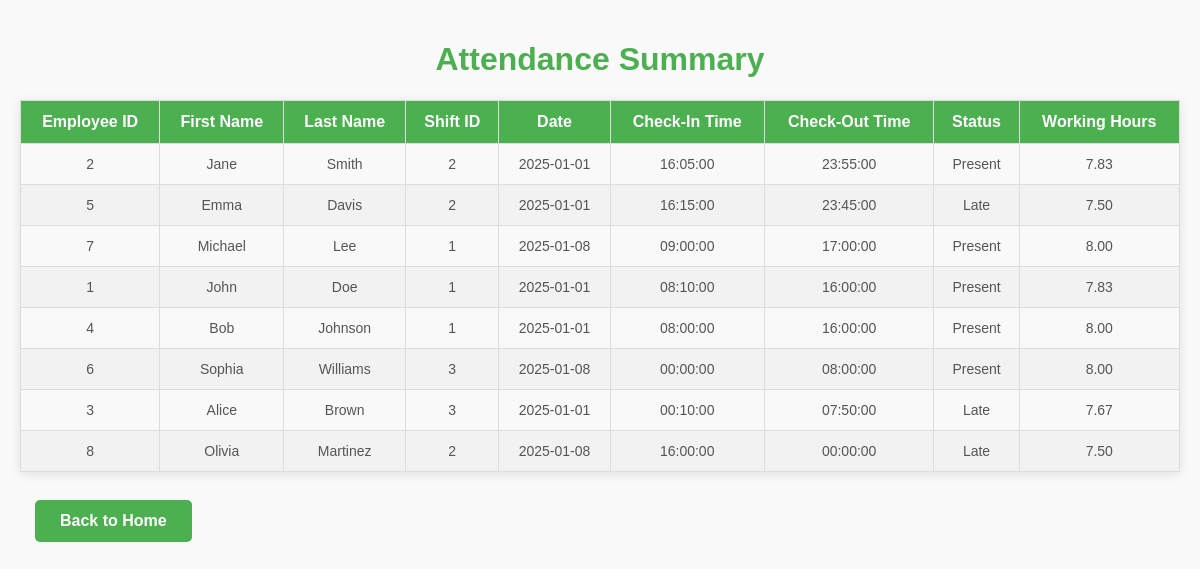
Page /attendance_summary.php on the earlier database version.
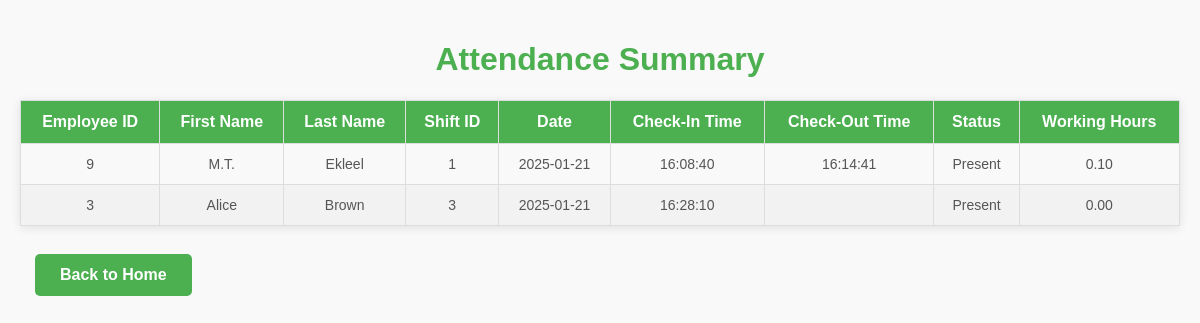
Same page on the later database version.
### tables this page shows
CREATE TABLE `Attendance` (
  `EmployeeID` int(11) NOT NULL,
  `ShiftID` int(11) DEFAULT NULL,
  `Datetime` date NOT NULL,
  `CheckInTime` time NOT NULL,
  `CheckOutTime` time DEFAULT NULL,
  `Status` varchar(10) NOT NULL,
  `WorkingHours` decimal(5,2) NOT NULL,
  PRIMARY KEY (`EmployeeID`,`Datetime`),
  KEY `ShiftID` (`ShiftID`),
  CONSTRAINT `Attendance_ibfk_1` FOREIGN KEY (`EmployeeID`) REFERENCES `Employee` (`EmployeeID`),
  CONSTRAINT `Attendance_ibfk_2` FOREIGN KEY (`ShiftID`) REFERENCES `Shift` (`ShiftID`)
);

CREATE TABLE `Employee` (
  `EmployeeID` int(11) NOT NULL AUTO_INCREMENT,
  `FirstName` varchar(50) NOT NULL,
  `LastName` varchar(50) NOT NULL,
  `Email` varchar(100) NOT NULL,
  `PhoneNumber` varchar(15) DEFAULT NULL,
  `DateOfBirth` date NOT NULL,
  `HireDate` date NOT NULL,
  `Position` varchar(50) NOT NULL,
  `Salary` decimal(10,2) NOT NULL,
  `DepartmentID` int(11) NOT NULL,
  `ShiftID` int(11) NOT NULL,
  PRIMARY KEY (`EmployeeID`),
  UNIQUE KEY `Email` (`Email`)
);

### attendance_summary.php (the view, shortened to what this page needs)
<?php
$servername = "localhost";
$username = "admin";
$password = "2002";
$database = "empDB";
$conn = new mysqli($servername, $username, $password, $database);
$query = "
    SELECT
        A.EmployeeID,
        E.FirstName,
        E.LastName,
        A.ShiftID,
        A.Datetime,
        A.CheckInTime,
        A.CheckOutTime,
        A.Status,
        A.WorkingHours
    FROM Attendance A
    JOIN Employee E ON A.EmployeeID = E.EmployeeID
    ORDER BY A.CheckOutTime DESC
";
$result = $conn->query($query);
?>
<!DOCTYPE html>
<html lang="en">
<head>
    <link rel="stylesheet" href="styles.css">
</head>
<body>
    <h1>Attendance Summary</h1>
    <table class="styled-table">
        <thead>
            <tr>
                <th>Employee ID</th>
                <th>First Name</th>
                <th>Last Name</th>
                <th>Shift ID</th>
                <th>Date</th>
                <th>Check-In Time</th>
                <th>Check-Out Time</th>
                <th>Status</th>
                <th>Working Hours</th>
            </tr>
        </thead>
        <tbody>
            <?php while ($row = $result->fetch_assoc()): ?>
                <tr>
                    <td><?php echo $row['EmployeeID']; ?></td>
                    <td><?php echo $row['FirstName']; ?></td>
                    <td><?php echo $row['LastName']; ?></td>
                    <td><?php echo $row['ShiftID']; ?></td>
                    <td><?php echo $row['Datetime']; ?></td>
                    <td><?php echo $row['CheckInTime']; ?></td>
                    <td><?php echo $row['CheckOutTime']; ?></td>
                    <td><?php echo $row['Status']; ?></td>
                    <td><?php echo $row['WorkingHours']; ?></td>
                </tr>
            <?php endwhile; ?>
        </tbody>
    </table>
    <br><a href='index.php' class='button'>Back to Home</a></div></body>
</body>
</html>

### styles.css (style rules this page uses)
body { font-family: 'Arial', sans-serif; margin: 10px; padding: 10px; background-color: #f9f9f9; color: #333; }
h1 { text-align: center; color: #4CAF50; }
.button { align-self: auto; display: inline-flex; background-color: #4CAF50; color: white; padding: 12px 25px; text-align: center; font-size: 16px; border: none; border-radius: 5px; text-decoration: none; cursor: pointer; margin: 10px 15px; transition: background-color 0.3s ease; }
table { width: 100%; margin-top: 20px auto; border-collapse: collapse; box-shadow: 0 2px 10px rgba(0, 0, 0, 0.1); }
table th, table td { padding: 12px; text-align: center; border: 1px solid #ddd; font-size: 16px; }
table th { background-color: #4CAF50; color: white; font-weight: bold; }
table tr:nth-child(even) { background-color: #f2f2f2; }
table td { font-size: 14px; color: #555; }
a { text-decoration: none; color: #4CAF50; font-weight: bold; }

Differences in the rows shown:
removed attendance: EmployeeID "2", EmployeeID.FirstName "Jane", EmployeeID.LastName "Smith", ShiftID "2", Datetime "2025-01-01", CheckInTime "16:05:00", CheckOutTime "23:55:00", Status "Present", WorkingHours "7.83"
removed attendance: EmployeeID "5", EmployeeID.FirstName "Emma", EmployeeID.LastName "Davis", ShiftID "2", Datetime "2025-01-01", CheckInTime "16:15:00", CheckOutTime "23:45:00", Status "Late", WorkingHours "7.50"
removed attendance: EmployeeID "7", EmployeeID.FirstName "Michael", EmployeeID.LastName "Lee", ShiftID "1", Datetime "2025-01-08", CheckInTime "09:00:00", CheckOutTime "17:00:00", Status "Present", WorkingHours "8.00"
removed attendance: EmployeeID "1", EmployeeID.FirstName "John", EmployeeID.LastName "Doe", ShiftID "1", Datetime "2025-01-01", CheckInTime "08:10:00", CheckOutTime "16:00:00", Status "Present", WorkingHours "7.83"
removed attendance: EmployeeID "4", EmployeeID.FirstName "Bob", EmployeeID.LastName "Johnson", ShiftID "1", Datetime "2025-01-01", CheckInTime "08:00:00", CheckOutTime "16:00:00", Status "Present", WorkingHours "8.00"
removed attendance: EmployeeID "6", EmployeeID.FirstName "Sophia", EmployeeID.LastName "Williams", ShiftID "3", Datetime "2025-01-08", CheckInTime "00:00:00", CheckOutTime "08:00:00", Status "Present", WorkingHours "8.00"
removed attendance: EmployeeID "3", EmployeeID.FirstName "Alice", EmployeeID.LastName "Brown", ShiftID "3", Datetime "2025-01-01", CheckInTime "00:10:00", CheckOutTime "07:50:00", Status "Late", WorkingHours "7.67"
removed attendance: EmployeeID "8", EmployeeID.FirstName "Olivia", EmployeeID.LastName "Martinez", ShiftID "2", Datetime "2025-01-08", CheckInTime "16:00:00", CheckOutTime "00:00:00", Status "Late", WorkingHours "7.50"
added attendance: EmployeeID "9", EmployeeID.FirstName "M.T.", EmployeeID.LastName "Ekleel", ShiftID "1", Datetime "2025-01-21", CheckInTime "16:08:40", CheckOutTime "16:14:41", Status "Present", WorkingHours "0.10"
added attendance: EmployeeID "3", EmployeeID.FirstName "Alice", EmployeeID.LastName "Brown", ShiftID "3", Datetime "2025-01-21", CheckInTime "16:28:10", Status "Present", WorkingHours "0.00"
